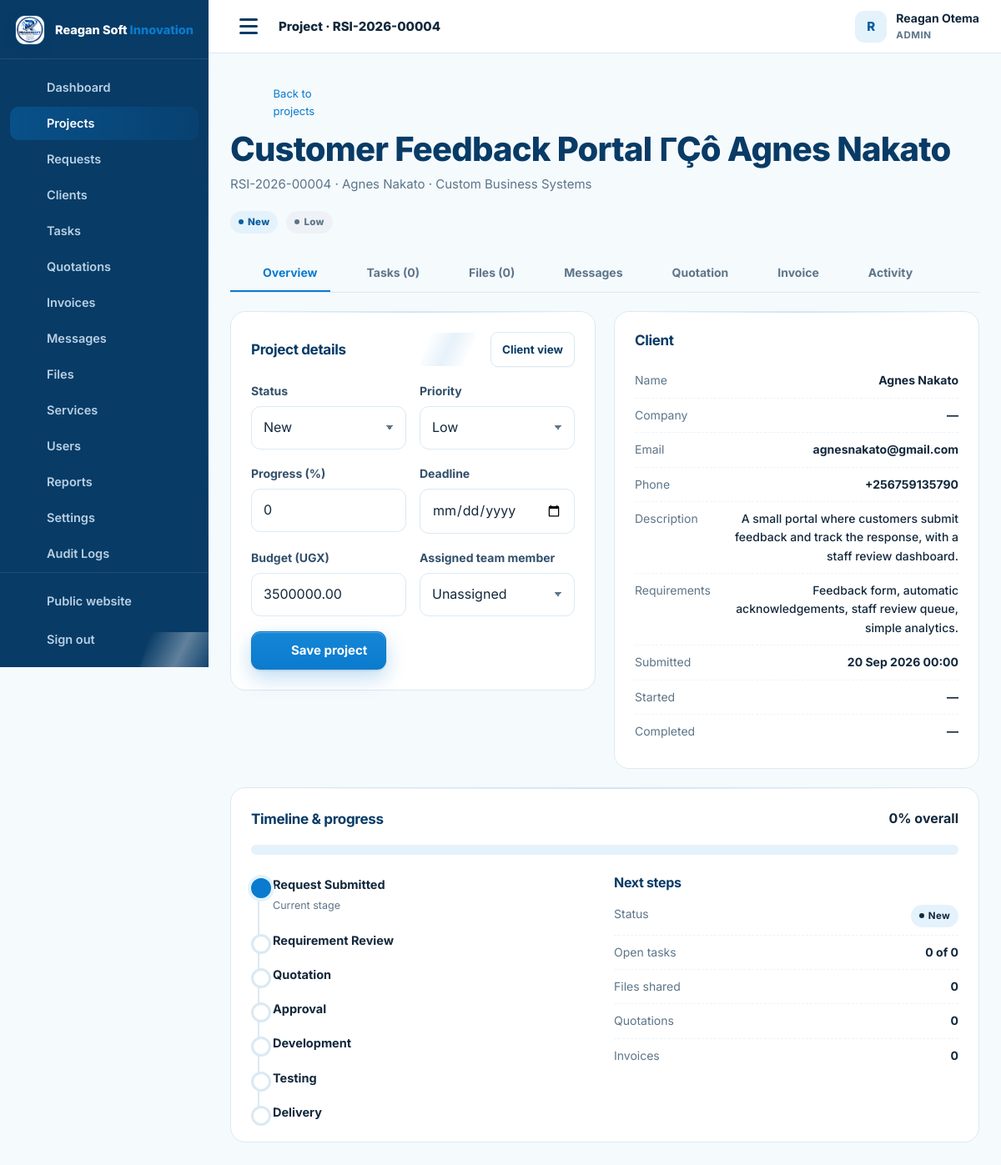
Screenshot of /admin/project.php?id=4 (signed in) with the database file from the repository.
### tables this page shows
CREATE TABLE IF NOT EXISTS users (
  id INT UNSIGNED AUTO_INCREMENT PRIMARY KEY,
  full_name VARCHAR(150) NOT NULL,
  email VARCHAR(190) NOT NULL UNIQUE,
  phone VARCHAR(40) NULL,
  password_hash VARCHAR(255) NOT NULL,
  role ENUM('admin','staff','client') NOT NULL DEFAULT 'client',
  company VARCHAR(190) NULL,
  address VARCHAR(255) NULL,
  avatar VARCHAR(255) NULL,
   
   
   
   
   
   
  payer_type ENUM('business','individual') NOT NULL DEFAULT 'business',
  tax_id VARCHAR(60) NULL,
  national_id VARCHAR(60) NULL,
  country VARCHAR(80) NOT NULL DEFAULT 'Uganda',
  city VARCHAR(90) NULL,
  billing_terms_at DATETIME NULL,
  active TINYINT(1) NOT NULL DEFAULT 1,
  failed_logins INT UNSIGNED NOT NULL DEFAULT 0,
  locked_until DATETIME NULL,
  last_login_at DATETIME NULL,
  created_at TIMESTAMP DEFAULT CURRENT_TIMESTAMP,
  updated_at TIMESTAMP DEFAULT CURRENT_TIMESTAMP ON UPDATE CURRENT_TIMESTAMP,
  INDEX idx_users_role (role),
  INDEX idx_users_active (active)
);

CREATE TABLE IF NOT EXISTS projects (
  id INT UNSIGNED AUTO_INCREMENT PRIMARY KEY,
  ref_no VARCHAR(30) NOT NULL UNIQUE,                
  client_id INT UNSIGNED NOT NULL,
  service_id INT UNSIGNED NULL,
  assigned_to INT UNSIGNED NULL,                     
  title VARCHAR(190) NOT NULL,
  description TEXT NOT NULL,
  requirements TEXT NULL,
   
   
  website_url  VARCHAR(255) NULL,                    
  deliverables VARCHAR(190) NULL,                    
  cover_art    VARCHAR(40)  NULL,                    
  budget DECIMAL(14,2) NULL,
  priority ENUM('low','normal','high','urgent') NOT NULL DEFAULT 'normal',
  status ENUM('NEW','REVIEWING','QUOTATION','APPROVED','IN_PROGRESS','WAITING_FOR_CLIENT','TESTING','COMPLETED','CANCELLED') NOT NULL DEFAULT 'NEW',
  progress TINYINT UNSIGNED NOT NULL DEFAULT 0,
  deadline DATE NULL,
  started_at DATETIME NULL,
  completed_at DATETIME NULL,
  submitted_at TIMESTAMP DEFAULT CURRENT_TIMESTAMP,
  updated_at TIMESTAMP DEFAULT CURRENT_TIMESTAMP ON UPDATE CURRENT_TIMESTAMP,
  FOREIGN KEY (client_id) REFERENCES users(id) ON DELETE CASCADE,
  FOREIGN KEY (service_id) REFERENCES services(id) ON DELETE SET NULL,
  FOREIGN KEY (assigned_to) REFERENCES users(id) ON DELETE SET NULL,
  INDEX idx_projects_client (client_id),
  INDEX idx_projects_status (status),
  INDEX idx_projects_assigned (assigned_to),
  INDEX idx_projects_service (service_id)
);

CREATE TABLE IF NOT EXISTS services (
  id INT UNSIGNED AUTO_INCREMENT PRIMARY KEY,
  name VARCHAR(150) NOT NULL,
  slug VARCHAR(160) NOT NULL UNIQUE,
  description TEXT NOT NULL,
  price_min DECIMAL(14,2) NOT NULL DEFAULT 0,    
  price_max DECIMAL(14,2) NULL,                   
  currency VARCHAR(8) NOT NULL DEFAULT 'UGX',
  pricing_type ENUM('range','starting_from','contact_for_quote') NOT NULL DEFAULT 'starting_from',
  price_note VARCHAR(120) NOT NULL DEFAULT '',    
  features TEXT NULL,                  
  delivery_days INT UNSIGNED NULL,     
  icon VARCHAR(60) NOT NULL DEFAULT 'code-s',    
  status ENUM('active','inactive') NOT NULL DEFAULT 'active',
  sort_order INT UNSIGNED NOT NULL DEFAULT 0,
  created_at TIMESTAMP DEFAULT CURRENT_TIMESTAMP,
  INDEX idx_services_status (status)
);

### admin/project.php (the view, shortened to what the rows shown need)
<?php
require __DIR__ . '/../config/config.php';
require_staff();
$pdo = db();
$id = (int)($_GET['id'] ?? 0);
$st = $pdo->prepare("SELECT p.*, c.full_name AS client_name, c.company, c.email, c.phone, c.address, s.name AS service, a.full_name AS assigned_name
                     FROM projects p
                     JOIN users c ON c.id = p.client_id
                     LEFT JOIN services s ON s.id = p.service_id
                     LEFT JOIN users a ON a.id = p.assigned_to
                     WHERE p.id = ?");
$st->execute([$id]);
$project = $st->fetch();
$tab = $_GET['tab'] ?? 'overview';
$tasks = $pdo->prepare('SELECT t.*, u.full_name AS assignee FROM project_tasks t LEFT JOIN users u ON u.id = t.assigned_to WHERE t.project_id = ? ORDER BY t.status, t.due_date IS NULL, t.due_date, t.id');
$tasks->execute([$id]); $tasks = $tasks->fetchAll();
$files = $pdo->prepare('SELECT f.*, u.full_name AS uploader FROM project_files f JOIN users u ON u.id = f.uploader_id WHERE f.project_id = ? ORDER BY f.created_at DESC');
$files->execute([$id]); $files = $files->fetchAll();
$quotations = $pdo->prepare('SELECT * FROM quotations WHERE project_id = ? ORDER BY created_at DESC');
$quotations->execute([$id]); $quotations = $quotations->fetchAll();
$invoices = $pdo->prepare('SELECT * FROM invoices WHERE project_id = ? ORDER BY created_at DESC');
$invoices->execute([$id]); $invoices = $invoices->fetchAll();
dashboard_head(['title' => $project['title'], 'active' => 'projects', 'crumb' => 'Project · ' . $project['ref_no']]);
?>
<div class="dash-head">
  <div>
    <a class="small" href="<?= app_url('admin/projects.php') ?>"><?= icon('arrow-l') ?> Back to projects</a>
    <h2><?= e($project['title']) ?></h2>
    <p class="sub"><?= e($project['ref_no']) ?> · <?= e($project['client_name']) ?><?= $project['company'] ? ' — ' . e($project['company']) : '' ?> · <?= e($project['service'] ?? 'General') ?></p>
  </div>
  <div class="actions"><?= status_badge($project['status']) ?> <?= priority_badge($project['priority']) ?></div>
</div>
<?php if ($tab === 'overview'): ?>
  <div class="grid-2">
    <section class="panel">
      <div class="panel-head"><h3>Project details</h3><a class="btn btn-ghost btn-sm" href="<?= app_url('client/project.php?id=' . $id) ?>" target="_blank" rel="noopener">Client view</a></div>
      <form method="post">
        <div class="form-row">
          <div class="field"><label for="status">Status</label>
            <select class="select" id="status" name="status">
              <?php foreach (project_statuses() as $s): ?><option value="<?= e($s) ?>" <?= $project['status'] === $s ? 'selected' : '' ?>><?= e(ucwords(strtolower($s))) ?></option><?php endforeach; ?>
            </select>
          </div>
          <div class="field"><label for="priority">Priority</label>
            <select class="select" id="priority" name="priority">
              <?php foreach (project_priority_labels() as $k => $v): ?><option value="<?= e($k) ?>" <?= $project['priority'] === $k ? 'selected' : '' ?>><?= e($v) ?></option><?php endforeach; ?>
            </select>
          </div>
        </div>
        <div class="form-row">
          <div class="field"><label for="progress">Progress (%)</label><input class="input" id="progress" type="number" name="progress" min="0" max="100" value="<?= (int)$project['progress'] ?>"></div>
          <div class="field"><label for="deadline">Deadline</label><input class="input" id="deadline" type="date" name="deadline" value="<?= e($project['deadline'] ?? '') ?>"></div>
        </div>
        <div class="form-row">
          <div class="field"><label for="budget">Budget (<?= e(settings('currency')) ?>)</label><input class="input" id="budget" type="number" min="0" step="10000" name="budget" value="<?= e($project['budget'] !== null ? (string)$project['budget'] : '') ?>"></div>
          <div class="field"><label for="assigned_to">Assigned team member</label>
            <select class="select" id="assigned_to" name="assigned_to">
              <option value="0">Unassigned</option>
            </select>
          </div>
        </div>
        <button class="btn btn-primary" type="submit"><?= icon('check') ?> Save project</button>
      </form>
    </section>
    <section class="panel">
      <div class="panel-head"><h3>Client</h3></div>
      <div class="kv"><span>Name</span><span><?= e($project['client_name']) ?></span></div>
      <div class="kv"><span>Company</span><span><?= e($project['company'] ?? '—') ?></span></div>
      <div class="kv"><span>Email</span><span><?= e($project['email']) ?></span></div>
      <div class="kv"><span>Phone</span><span><?= e($project['phone']) ?></span></div>
      <div class="kv"><span>Description</span><span style="font-weight:500"><?= e(truncate($project['description'], 140)) ?></span></div>
      <?php if ($project['requirements']): ?><div class="kv"><span>Requirements</span><span style="font-weight:500"><?= e(truncate($project['requirements'], 140)) ?></span></div><?php endif; ?>
      <div class="kv"><span>Submitted</span><span><?= fmt_date($project['submitted_at'], 'd M Y H:i') ?></span></div>
      <div class="kv"><span>Started</span><span><?= fmt_date($project['started_at'], 'd M Y H:i') ?></span></div>
      <div class="kv"><span>Completed</span><span><?= fmt_date($project['completed_at'], 'd M Y H:i') ?></span></div>
    </section>
  </div>
  <section class="panel">
    <div class="panel-head"><h3>Timeline &amp; progress</h3><strong><?= (int)$project['progress'] ?>% overall</strong></div>
    <div class="progress lg" style="margin-bottom:24px"><span style="width:<?= max(0, min(100, (int)$project['progress'])) ?>%"></span></div>
    <div class="grid-2">
      <div><?php render_milestones($project['status']); ?></div>
      <div>
        <h4>Next steps</h4>
        <div class="kv"><span>Status</span><span><?= status_badge($project['status']) ?></span></div>
        <div class="kv"><span>Open tasks</span><span><?= count(array_filter($tasks, fn($t) => $t['status'] !== 'COMPLETED')) ?> of <?= count($tasks) ?></span></div>
        <div class="kv"><span>Files shared</span><span><?= count($files) ?></span></div>
        <div class="kv"><span>Quotations</span><span><?= count($quotations) ?></span></div>
        <div class="kv"><span>Invoices</span><span><?= count($invoices) ?></span></div>
      </div>
    </div>
  </section>
<?php endif; ?>
<?php dashboard_footer(); ?>

### inc/layout.php (shortened to what the rows shown need)
<?php
function page_title(array $page, string $default = ''): string {
    $base = settings('company_name', APP_NAME);
    $title = $page['title'] ?? $default;
    return $title !== '' ? $title . ' | ' . $base : $base;
}
    ?>
<?php
function dashboard_nav_items(): array {
    $role = user_role();
    $client = [
        ['dashboard', 'Dashboard', app_url('client/index.php'), 'dashboard'],
        ['projects', 'My Projects', app_url('client/projects.php'), 'folder'],
        ['request', 'New Request', app_url('client/request.php'), 'plus'],
        ['messages', 'Messages', app_url('client/messages.php'), 'chat'],
        ['files', 'Files', app_url('client/files.php'), 'file'],
        ['notifications', 'Notifications', app_url('client/notifications.php'), 'bell'],
        ['billing', 'Payment Details', app_url('client/billing.php'), 'receipt'],
        ['profile', 'Profile', app_url('client/profile.php'), 'user'],
    ];
    $staff = [
        ['dashboard', 'Dashboard', app_url('admin/index.php'), 'dashboard'],
        ['projects', 'Projects', app_url('admin/projects.php'), 'folder'],
        ['requests', 'Requests', app_url('admin/requests.php'), 'inbox'],
        ['clients', 'Clients', app_url('admin/clients.php'), 'users'],
        ['tasks', 'Tasks', app_url('admin/tasks.php'), 'list'],
        ['quotations', 'Quotations', app_url('admin/quotations.php'), 'doc'],
        ['invoices', 'Invoices', app_url('admin/invoices.php'), 'money'],
        ['messages', 'Messages', app_url('admin/messages.php'), 'chat'],
        ['files', 'Files', app_url('admin/files.php'), 'file'],
    ];
    if ($role === 'admin') {
        $staff = array_merge($staff, [
            ['services', 'Services', app_url('admin/services.php'), 'globe'],
            ['users', 'Users', app_url('admin/users.php'), 'users'],
            ['reports', 'Reports', app_url('admin/reports.php'), 'chart'],
            ['settings', 'Settings', app_url('admin/settings.php'), 'settings'],
            ['audit', 'Audit Logs', app_url('admin/audit.php'), 'search'],
        ]);
    }
    return $role === 'client' ? $client : $staff;
}
function dashboard_head(array $page = []): void {
    $user = current_user();
    $role = user_role();
    $items = dashboard_nav_items();
    $title = page_title($page, 'Portal');
    ?>
<!doctype html>
<html lang="en">
<head>
<link rel="stylesheet" href="<?= app_url('assets/css/style.css') ?>">
<link rel="stylesheet" href="<?= app_url('assets/css/tech.css') ?>">
</head>
<body class="dash-body">
<div class="dash-layout">
      <?php foreach ($items as $it): ?>
          <?= icon($it[3]) ?><span><?= e($it[1]) ?></span>
      <?php endforeach; ?>
  <div class="dash-shell">
    <header class="dash-topbar">
      <div class="dash-topbar-right">
        <div class="user-chip">
          <span class="user-avatar"><?= e(mb_strtoupper(mb_substr($user['full_name'] ?? '?', 0, 1))) ?></span>
          <div class="user-meta">
            <strong><?= e($user['full_name'] ?? '') ?></strong>
            <small><?= e(mb_strtoupper($role)) ?></small>
          </div>
        </div>
      </div>
    </header>
    <main class="dash-main" id="main">
<?php
}
function dashboard_footer(): void {
    ?>
    </main>
  </div>
</div>
</body>
</html>
<?php
}
    ?>

### inc/functions.php (shortened to what the rows shown need)
<?php
function settings(?string $key = null, ?string $default = ''): string {
    static $cache = null;
    if ($cache === null) {
        $cache = [
            'company_name' => APP_NAME,
            'company_phone' => '+256772514889',
            'company_whatsapp' => '+256730314979',
            'payment_mtn_number' => '+256730314979',
            'currency' => 'UGX',
        ];
        try {
            $rows = db()->query('SELECT setting_key, setting_value FROM settings')->fetchAll();
            foreach ($rows as $r) {
                $cache[$r['setting_key']] = (string)$r['setting_value'];
            }
        } catch (Throwable $e) {
            log_error('settings() fallback: ' . $e->getMessage());
        }
    }
    return $cache[$key] ?? $default;
}
function fmt_date(?string $date, string $format = 'd M Y'): string {
    if (!$date) {
        return '—';
    }
    $ts = strtotime($date);
    return $ts ? date($format, $ts) : '—';
}
function truncate(string $text, int $length = 90): string {
    return mb_strimwidth($text, 0, $length, '…');
}
function project_statuses(): array {
    return ['NEW', 'REVIEWING', 'QUOTATION', 'APPROVED', 'IN_PROGRESS', 'WAITING_FOR_CLIENT', 'TESTING', 'COMPLETED', 'CANCELLED'];
}
function project_priority_labels(): array {
    return ['low' => 'Low', 'normal' => 'Normal', 'high' => 'High', 'urgent' => 'Urgent'];
}
function status_badge(string $status): string {
    $class = [
        'NEW' => 'blue', 'REVIEWING' => 'sky', 'QUOTATION' => 'violet',
        'APPROVED' => 'cyan', 'IN_PROGRESS' => 'blue', 'WAITING_FOR_CLIENT' => 'amber',
        'TESTING' => 'violet', 'COMPLETED' => 'green', 'CANCELLED' => 'red',
        'TODO' => 'gray', 'REVIEW' => 'violet',
        'draft' => 'gray', 'sent' => 'blue', 'accepted' => 'green', 'rejected' => 'red', 'expired' => 'amber', 'cancelled' => 'red',
        'paid' => 'green', 'partially_paid' => 'amber', 'overdue' => 'red',
        'active' => 'green', 'inactive' => 'red',
        'read' => 'gray', 'unread' => 'blue',
    ];
    $label = ucwords(str_replace('_', ' ', strtolower((string)$status)));
    return '<span class="badge ' . ($class[$status] ?? 'gray') . '">' . e($label) . '</span>';
}
function priority_badge(string $priority): string {
    $map = ['low' => 'gray', 'normal' => 'sky', 'medium' => 'sky', 'high' => 'amber', 'urgent' => 'red'];
    return '<span class="badge ' . ($map[$priority] ?? 'gray') . '">' . e(ucfirst($priority)) . '</span>';
}
function project_milestones(): array {
    return [
        'Request Submitted',
        'Requirement Review',
        'Quotation',
        'Approval',
        'Development',
        'Testing',
        'Delivery',
    ];
}
function milestone_index(string $status): int {
    $map = [
        'NEW' => 0, 'REVIEWING' => 1, 'QUOTATION' => 2, 'APPROVED' => 3,
        'IN_PROGRESS' => 4, 'WAITING_FOR_CLIENT' => 4,
        'TESTING' => 5, 'COMPLETED' => 6, 'CANCELLED' => -1,
    ];
    return $map[$status] ?? 0;
}
function render_milestones(string $status): void {
    $steps = project_milestones();
    $idx = milestone_index($status);
    echo '<div class="timeline">';
    foreach ($steps as $i => $label) {
        $cls = $idx < 0 ? '' : ($i < $idx ? 'done' : ($i === $idx ? 'current' : ''));
        echo '<div class="tl-item ' . $cls . '"><b>' . e($label) . '</b><span>' . ($i === $idx ? 'Current stage' : '') . '</span></div>';
    }
    echo '</div>';
}
function icon(string $name, string $class = ''): string {
    $path = $paths[$name] ?? $paths['code-s'];
    $cls = $class !== '' ? ' class="' . e($class) . '"' : '';
    return '<svg' . $cls . ' viewBox="0 0 24 24" fill="none" stroke="currentColor" stroke-width="1.8" stroke-linecap="round" stroke-linejoin="round" aria-hidden="true">' . $path . '</svg>';
}
require_once __DIR__ . '/layout.php';

### rows the page displays
users: full_name "R", full_name "Reagan Otema", role "ADMIN"
projects: title "Customer Feedback Portal ΓÇô Agnes Nakato", ref_no "RSI-2026-00004", client.full_name "Agnes Nakato", service.name "Custom Business Systems", status "New New", priority "Low", status "New", progress "0", budget "3500000.00", client.company "—", client.email "agnesnakato@gmail.com", client.phone "+256759135790", description "A small portal where customers submit feedback and track the response, with a staff review dashboard.", requirements "Feedback form, automatic acknowledgements, staff review queue, simple analytics.", submitted_at "20 Sep 2026 00:00", started_at "—", completed_at "—"

### other values shown
$it[1] "Dashboard"
$it[1] "Projects"
$it[1] "Requests"
$it[1] "Clients"
$it[1] "Tasks"
$it[1] "Quotations"
$it[1] "Invoices"
$it[1] "Messages"
$it[1] "Files"
$it[1] "Services"
$it[1] "Users"
$it[1] "Reports"
$it[1] "Settings"
$it[1] "Audit Logs"
$page['crumb'] "Project · RSI-2026-00004"
